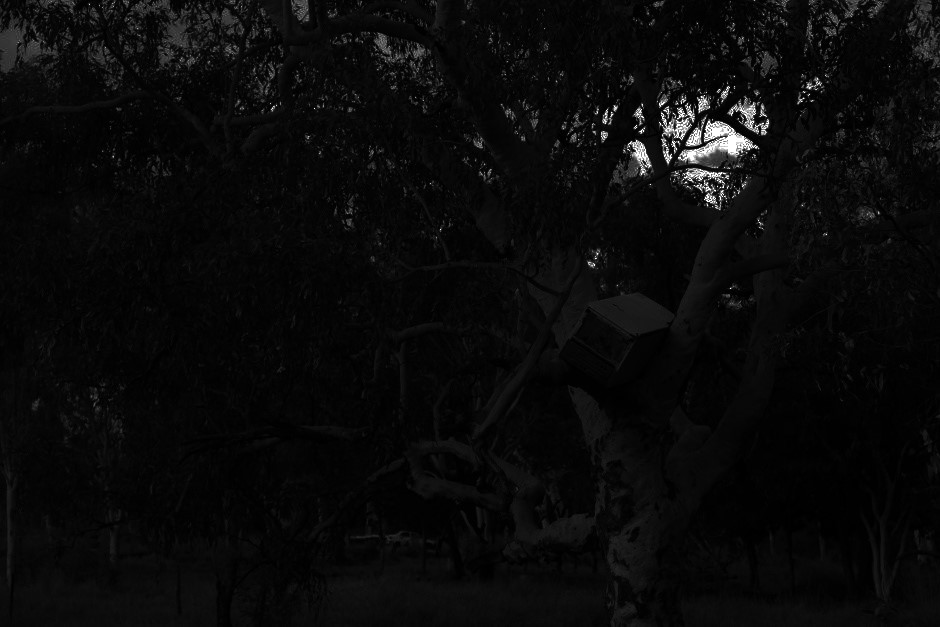
#> input picture thumbnail/thumbnail_Fridge in a tree at Warmun_Dark.jpg, 940 x 627 px, found by its file name; its folder holds only this picture in this run
$ jupyter execute --allow-errors projekt2.ipynb
#> lines starting #> are read from the running program, lines starting #| are printed output that depends on the picture
# Markus Kankkonen Projekt 2 Datorseende

- Uppgift 1-2: Vi tar in 3 olika bilder och visar deras histogram.
- Vi använder oss av equalizeHist funktionen för att jämna ut våra luminans värden
- Som bonus har jag också implementerat en CLAHE (Contrast Limited Adaptive Histogram Equalization
) Som fungerar lite som equalizeHist men på små områden av bilden en åt gången och sedan combineras områden emd varandra

[cell 1]
import matplotlib.pyplot as plt
import matplotlib.image as img
import numpy as np
import cv2
import os

## Denna funktion läser in alla bilder i thumbnail foldern
def processImg(input,showHist =False,cpL = 1.5,g1=8,g2=8):
#> called with showHist = True, cpL = 10, g1 = 4, g2 = 4
  img_temp = img.imread("thumbnail/"+input)
#> img_temp is the input picture: shape (627, 940); min 0, max 255, mean 10
  # Vi gör en lista på pixel värden av våran data för histogrammet
  img_np =  np.int_(img_temp*255)
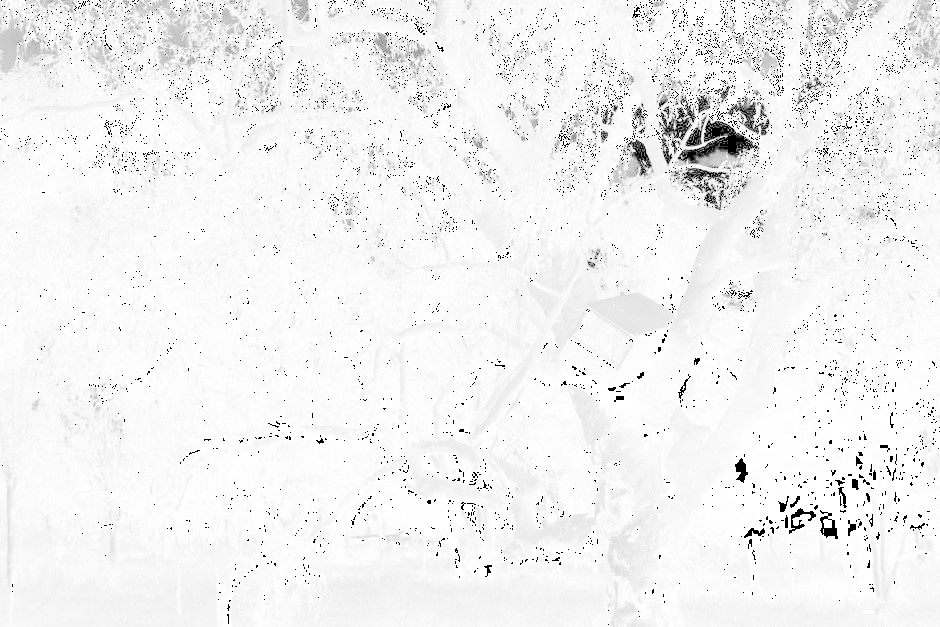
#> img_np: shape (627, 940) int64; min 0, max 255, mean 241.7
  # Vi skapar en kopia på bilden vars histogram har blivit "utjämnat"
  img_equ = cv2.equalizeHist(img_temp)
  # Vi skapar en kopia på bilden med CLAHE metoden
  clahe = cv2.createCLAHE(clipLimit=cpL, tileGridSize=(g1,g2))
  img_clahe = clahe.apply(img_temp)
# Visa histogramen
  if showHist:
    print("Image:"+input)
    # Storlek
    plt.figure(figsize=(16,4))

    # Vi visar 3 histogram bredvid varandra
    plt.subplot(1,3,1)
    plt.hist(img_np.flatten(),256,[0,256], color = 'r', label="Original Image")
    plt.legend()

    plt.subplot(1,3,2)
    plt.hist(img_equ.flatten(),256,[0,256],color = 'g', label="Equalized Histogram")
    plt.legend()

    plt.subplot(1,3,3)
    plt.hist(img_clahe.flatten(),256,[0,256], color = 'b', label="CLAHE Histogram")
    plt.legend()
    plt.show()
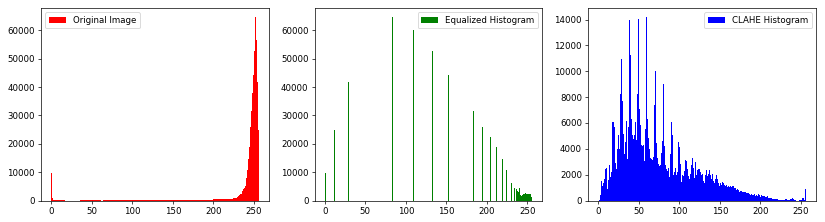
#> figure drawn by matplotlib, 3 panels; panel 1: tallest bar 64673 high, from x = 252 to 253; panel 2: tallest bar 64673 high, from x = 83 to 84; panel 3: tallest bar 14182 high, from x = 59 to 60
# Vi returnera bildernas data
  return {"np":img_np,"og": img_temp, "eq":img_equ,"cl":img_clahe}

def showImg(input):
  # Vi sätter bilderna brevid varandra
  stacked_img = np.hstack((input["og"],input["eq"],input["cl"]))
  cv2.namedWindow("main", cv2.WINDOW_NORMAL)
  cv2.imshow("main",stacked_img)
  cv2.waitKey(0)
  cv2.waitKey(0)
  cv2.waitKey(0)
  cv2.destroyAllWindows()

# laddar in alla filnamn från thumbnail
def loadImages():
  imgFiles = os.listdir("thumbnail/")
  return imgFiles

theList = loadImages()

## Bild Galleri
- Jag har kommenterat bort all showImg(). De genererade bilderna är insatta i markdown celler som .png istället.
- Från histogrammen tycker jag man märker att equalizeHist gör ganska onaturliga värden, en hel del av ett värde sedan ett längre hopp och sedan en hel del pixlar av ett värde etc. Medan CLAHE histogrammen flyter ihop bättre.
## Bild 1
- equalizeHist fungerar ganska bra på den här bilden

[cell 2]
# Parametrarna är Visa histogram= True, clipLimit = 10, grid 4x4
bild1 = processImg(theList[0],True,10,4,4)
#> bild1 = 4 items
#showImg(bild1)

## Bild 2
- Här tycker jag equalizeHist gör den vita kyrkan alltför vit och CLAHE ger en mera jämn output

#> (a cell that did not finish here is left out)

## Bild 3
- Här gör också equalizeHist hela bilden för ljus medan CLAHE pånytt gör ett bra jobb

#> (a cell that did not finish here is left out)

# Uppgift 3

- Här har jag hittat en bild som inte ändrar destomera av histogram equalization.
- Orsaken är att bilden har en bra luminans balans mellan pixelvärden redan. Och det finns inte så mycket att jämna ut så att säga.
- Jag har satt till en extra bild av en snygg papegoja som jag tycker var ett bra exempel på CLAHE algoritmen. Den ser betydligt bättre ut en equalizeHist som har problemet att den gör för grova ändringar på vissa delar av bilden. Bilderna blir ofta för ljusa. Medan med CLAHE får man mera ljus på ljusa platser medan mörka delar hålls mörkka. Konturer och mönster syns bättre tex.

[cell 5]
# Det här en modifierad version av processImg från de förra uppgifterna men denhär kan ta itu med RGB bilder med flera kanaler
# Som parameter tar vi in bilden istället för filnamnet
def processImg2(input,showHist =False):
  # bilden till 8bit int numpy array
  img_np =  np.int_(input).astype(np.uint8)
  # equalizera
  img_equ = cv2.equalizeHist(input)
  # Add CLAHE
  clahe = cv2.createCLAHE(clipLimit=2.0, tileGridSize=(4,4))
  img_clahe = clahe.apply(input)
  # Visa bilderna
  if showHist:
    plt.figure(figsize=(16,4))

    plt.subplot(1,3,1)
    plt.hist(img_np.flatten(),256,[0,256], color = 'r', label="Original Image")
    plt.legend()

    plt.subplot(1,3,2)
    plt.hist(img_equ.flatten(),256,[0,256],color = 'g', label="Equalized Histogram")
    plt.legend()

    plt.subplot(1,3,3)
    plt.hist(img_clahe.flatten(),256,[0,256], color = 'b', label="CLAHE Histogram")
    plt.legend()
    plt.show()

  return {"np":img_np,"og": input, "eq":img_equ,"cl":img_clahe}

# Läs in en bild
im = img.imread("bathroom.jpg")
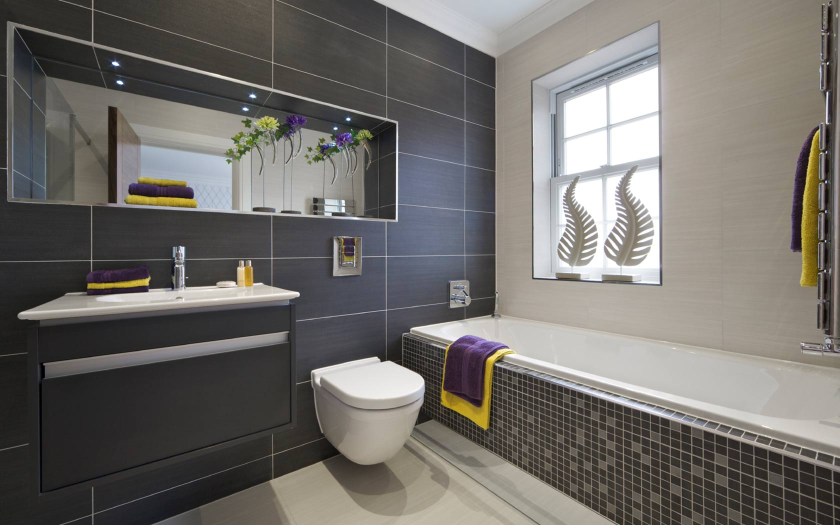
#> input picture projekt2/bathroom.jpg, 1680 x 1050 px (shown at 1/2 size)
#> im is the input picture: shape (1050, 1680, 3); mean R, G, B 113.6, 110.5, 106.2
# Vi behöver bilden som en kanal svart/vit
gim = cv2.cvtColor(im,cv2.COLOR_BGR2GRAY)
pImg = processImg2(gim,True)
#> in processImg2, `img_equ = cv2.equalizeHist(input)`:
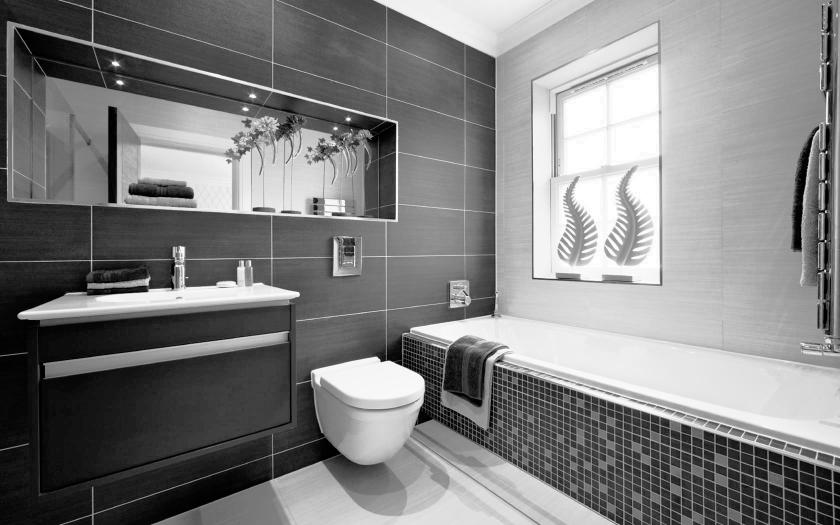
#> img_equ: shape (1050, 1680) (shown at 1/2 size); min 0, max 255, mean 128.3
#> in processImg2, `plt.show()`:
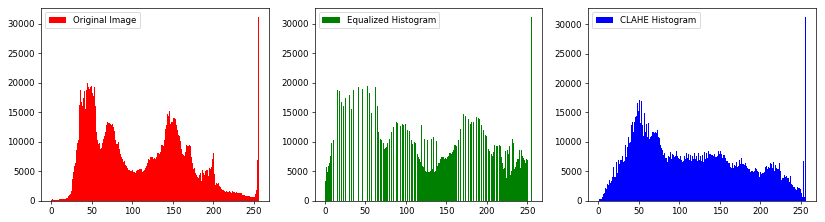
#> figure drawn by matplotlib, 3 panels; panel 1: tallest bar 31129 high, from x = 255 to 256; panel 2: tallest bar 31129 high, from x = 255 to 256; panel 3: tallest bar 31246 high, from x = 255 to 256
#> pImg = 4 items
#showImg(pImg)

[cell 6]
im = img.imread("bird.jpg")
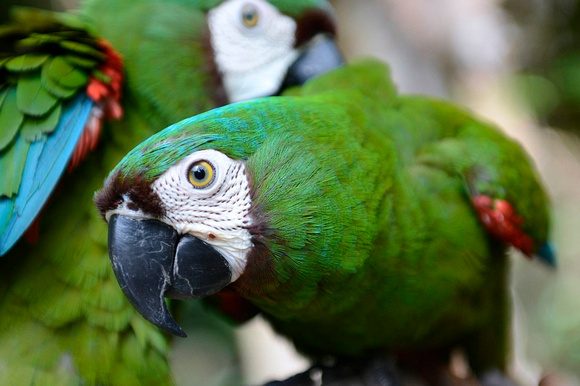
#> input picture projekt2/bird.jpg, 580 x 386 px
#> im is the input picture: shape (386, 580, 3); mean R, G, B 87.3, 110.1, 69.5
gim = cv2.cvtColor(im,cv2.COLOR_BGR2GRAY)
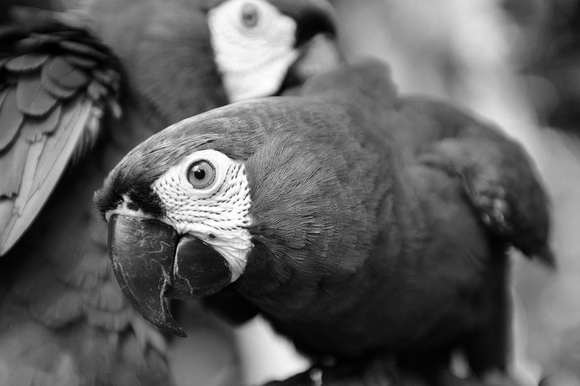
#> gim: shape (386, 580); min 0, max 255, mean 95.4
pImg = processImg2(gim,True)
#> call 2 of processImg2, with showHist = True
#> in processImg2 (call 2), `img_equ = cv2.equalizeHist(input)`:
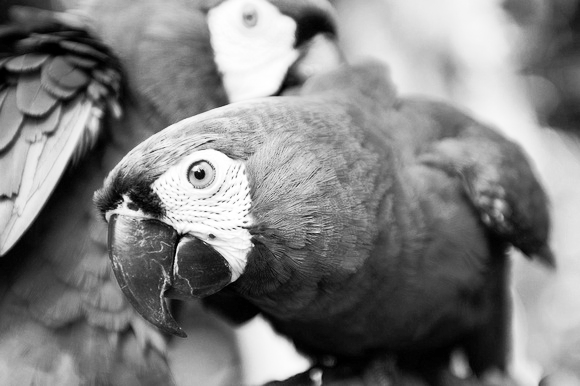
#> img_equ: shape (386, 580); min 0, max 255, mean 128.1
#> in processImg2 (call 2), `img_clahe = clahe.apply(input)`:
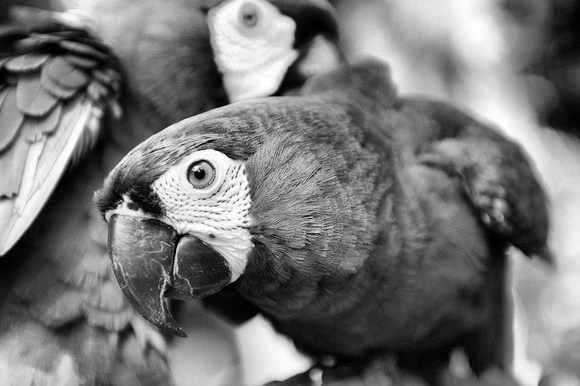
#> img_clahe: shape (386, 580); min 0, max 255, mean 117.8
#> in processImg2 (call 2), `plt.show()`:
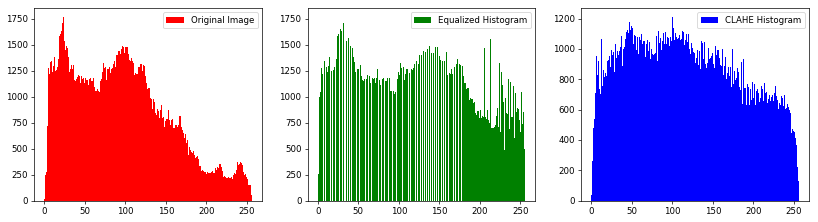
#> figure drawn by matplotlib, 3 panels; panel 1: tallest bar 1764 high, from x = 23 to 24; panel 2: tallest bar 1764 high, from x = 33 to 34; panel 3: tallest bar 1209 high, from x = 100 to 101
#showImg(pImg)
